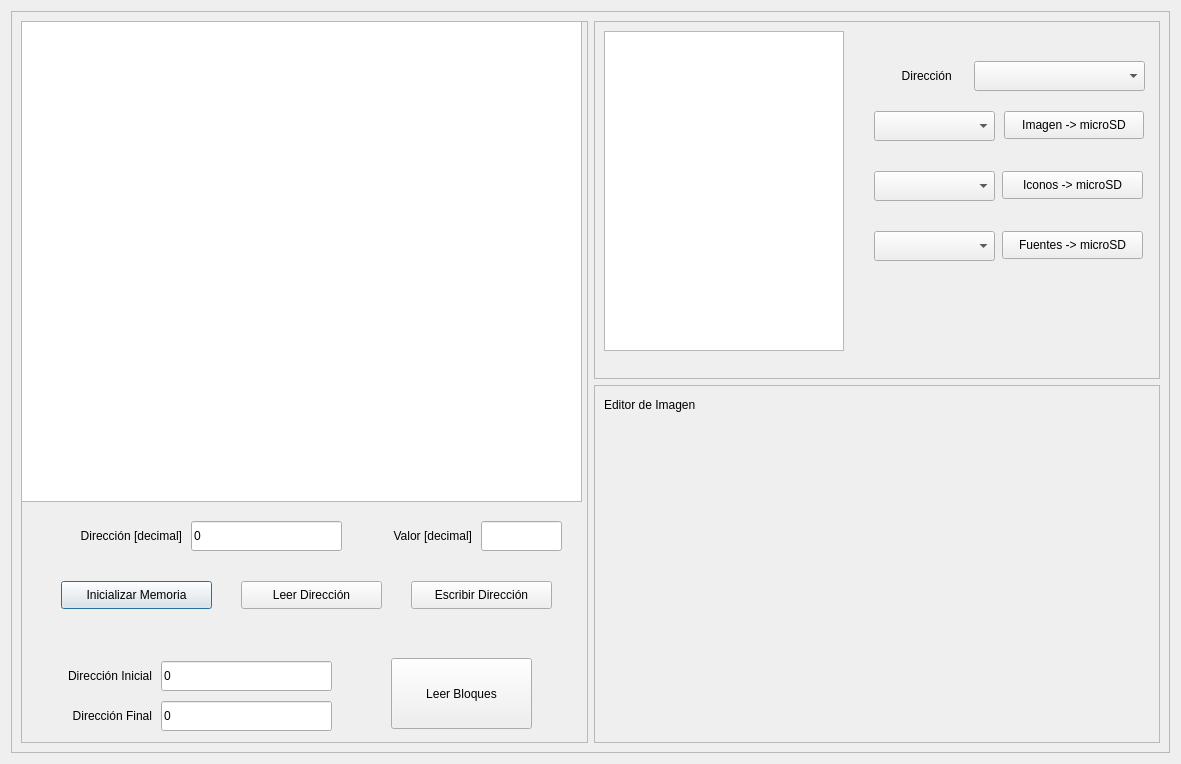
<?xml version="1.0" encoding="UTF-8"?>
<ui version="4.0">
 <class>memoriaSD</class>
 <widget class="QDialog" name="memoriaSD">
  <property name="geometry">
   <rect>
    <x>0</x>
    <y>0</y>
    <width>1181</width>
    <height>764</height>
   </rect>
  </property>
  <property name="windowTitle">
   <string>Lector de Memoria SD</string>
  </property>
  <property name="inputMethodHints">
   <set>Qt::ImhNone</set>
  </property>
  <layout class="QGridLayout" name="gridLayout">
   <item row="1" column="1">
    <widget class="QScrollArea" name="scrollArea">
     <property name="widgetResizable">
      <bool>true</bool>
     </property>
     <widget class="QWidget" name="scrollAreaWidgetContents">
      <property name="geometry">
       <rect>
        <x>0</x>
        <y>0</y>
        <width>1161</width>
        <height>744</height>
       </rect>
      </property>
      <layout class="QGridLayout" name="gridLayout_3">
       <item row="1" column="0" rowspan="2" colspan="2">
        <widget class="QFrame" name="frame_2">
         <property name="frameShape">
          <enum>QFrame::StyledPanel</enum>
         </property>
         <property name="frameShadow">
          <enum>QFrame::Raised</enum>
         </property>
         <widget class="QTextBrowser" name="textBrowser">
          <property name="geometry">
           <rect>
            <x>0</x>
            <y>0</y>
            <width>561</width>
            <height>481</height>
           </rect>
          </property>
         </widget>
         <widget class="QLabel" name="label">
          <property name="geometry">
           <rect>
            <x>20</x>
            <y>500</y>
            <width>141</width>
            <height>30</height>
           </rect>
          </property>
          <property name="text">
           <string>Dirección [decimal]</string>
          </property>
          <property name="alignment">
           <set>Qt::AlignRight|Qt::AlignTrailing|Qt::AlignVCenter</set>
          </property>
          <property name="margin">
           <number>3</number>
          </property>
          <property name="indent">
           <number>-1</number>
          </property>
         </widget>
         <widget class="QLineEdit" name="lineEdit">
          <property name="geometry">
           <rect>
            <x>170</x>
            <y>500</y>
            <width>151</width>
            <height>30</height>
           </rect>
          </property>
          <property name="text">
           <string>0</string>
          </property>
         </widget>
         <widget class="QLabel" name="label_4">
          <property name="geometry">
           <rect>
            <x>20</x>
            <y>640</y>
            <width>111</width>
            <height>30</height>
           </rect>
          </property>
          <property name="sizePolicy">
           <sizepolicy hsizetype="Expanding" vsizetype="Preferred">
            <horstretch>0</horstretch>
            <verstretch>0</verstretch>
           </sizepolicy>
          </property>
          <property name="text">
           <string>Dirección Inicial</string>
          </property>
          <property name="alignment">
           <set>Qt::AlignRight|Qt::AlignTrailing|Qt::AlignVCenter</set>
          </property>
          <property name="margin">
           <number>3</number>
          </property>
         </widget>
         <widget class="QLineEdit" name="lineEdit_4">
          <property name="geometry">
           <rect>
            <x>140</x>
            <y>640</y>
            <width>171</width>
            <height>30</height>
           </rect>
          </property>
          <property name="text">
           <string>0</string>
          </property>
         </widget>
         <widget class="QLabel" name="label_3">
          <property name="geometry">
           <rect>
            <x>320</x>
            <y>500</y>
            <width>131</width>
            <height>30</height>
           </rect>
          </property>
          <property name="text">
           <string>Valor [decimal]</string>
          </property>
          <property name="alignment">
           <set>Qt::AlignRight|Qt::AlignTrailing|Qt::AlignVCenter</set>
          </property>
          <property name="margin">
           <number>3</number>
          </property>
         </widget>
         <widget class="QLineEdit" name="lineEdit_3">
          <property name="geometry">
           <rect>
            <x>460</x>
            <y>500</y>
            <width>81</width>
            <height>30</height>
           </rect>
          </property>
         </widget>
         <widget class="QLabel" name="label_5">
          <property name="geometry">
           <rect>
            <x>10</x>
            <y>680</y>
            <width>121</width>
            <height>30</height>
           </rect>
          </property>
          <property name="text">
           <string>Dirección Final</string>
          </property>
          <property name="alignment">
           <set>Qt::AlignRight|Qt::AlignTrailing|Qt::AlignVCenter</set>
          </property>
          <property name="margin">
           <number>3</number>
          </property>
         </widget>
         <widget class="QLineEdit" name="lineEdit_5">
          <property name="geometry">
           <rect>
            <x>140</x>
            <y>680</y>
            <width>171</width>
            <height>30</height>
           </rect>
          </property>
          <property name="text">
           <string>0</string>
          </property>
         </widget>
         <widget class="QPushButton" name="pushButton">
          <property name="geometry">
           <rect>
            <x>40</x>
            <y>560</y>
            <width>151</width>
            <height>28</height>
           </rect>
          </property>
          <property name="text">
           <string>Inicializar Memoria</string>
          </property>
         </widget>
         <widget class="QPushButton" name="pushButton_3">
          <property name="geometry">
           <rect>
            <x>220</x>
            <y>560</y>
            <width>141</width>
            <height>28</height>
           </rect>
          </property>
          <property name="text">
           <string>Leer Dirección</string>
          </property>
         </widget>
         <widget class="QPushButton" name="pushButton_4">
          <property name="geometry">
           <rect>
            <x>390</x>
            <y>560</y>
            <width>141</width>
            <height>28</height>
           </rect>
          </property>
          <property name="text">
           <string>Escribir Dirección</string>
          </property>
         </widget>
         <widget class="QPushButton" name="pushButton_2">
          <property name="geometry">
           <rect>
            <x>370</x>
            <y>637</y>
            <width>141</width>
            <height>71</height>
           </rect>
          </property>
          <property name="text">
           <string>Leer Bloques</string>
          </property>
         </widget>
         <zorder>textBrowser</zorder>
         <zorder>label</zorder>
         <zorder>lineEdit</zorder>
         <zorder>label_4</zorder>
         <zorder>lineEdit_4</zorder>
         <zorder>pushButton</zorder>
         <zorder>pushButton_3</zorder>
         <zorder>lineEdit_4</zorder>
         <zorder>label_3</zorder>
         <zorder>lineEdit_3</zorder>
         <zorder>label_5</zorder>
         <zorder>lineEdit_5</zorder>
         <zorder>pushButton</zorder>
         <zorder>pushButton_3</zorder>
         <zorder>pushButton_4</zorder>
         <zorder>pushButton_2</zorder>
        </widget>
       </item>
       <item row="1" column="3" colspan="2">
        <widget class="QFrame" name="frame">
         <property name="frameShape">
          <enum>QFrame::StyledPanel</enum>
         </property>
         <property name="frameShadow">
          <enum>QFrame::Raised</enum>
         </property>
         <widget class="QComboBox" name="comboBox">
          <property name="geometry">
           <rect>
            <x>280</x>
            <y>90</y>
            <width>121</width>
            <height>30</height>
           </rect>
          </property>
         </widget>
         <widget class="QPushButton" name="pushButton_5">
          <property name="geometry">
           <rect>
            <x>410</x>
            <y>90</y>
            <width>140</width>
            <height>28</height>
           </rect>
          </property>
          <property name="text">
           <string>Imagen -&gt; microSD</string>
          </property>
         </widget>
         <widget class="QComboBox" name="comboBox_2">
          <property name="geometry">
           <rect>
            <x>280</x>
            <y>210</y>
            <width>121</width>
            <height>30</height>
           </rect>
          </property>
         </widget>
         <widget class="QPushButton" name="pushButton_6">
          <property name="geometry">
           <rect>
            <x>408</x>
            <y>210</y>
            <width>141</width>
            <height>28</height>
           </rect>
          </property>
          <property name="text">
           <string>Fuentes -&gt; microSD</string>
          </property>
         </widget>
         <widget class="QGraphicsView" name="graphicsView">
          <property name="geometry">
           <rect>
            <x>10</x>
            <y>10</y>
            <width>240</width>
            <height>320</height>
           </rect>
          </property>
         </widget>
         <widget class="QComboBox" name="comboBox_3">
          <property name="geometry">
           <rect>
            <x>380</x>
            <y>40</y>
            <width>171</width>
            <height>30</height>
           </rect>
          </property>
         </widget>
         <widget class="QLabel" name="label_6">
          <property name="geometry">
           <rect>
            <x>280</x>
            <y>40</y>
            <width>81</width>
            <height>30</height>
           </rect>
          </property>
          <property name="text">
           <string>Dirección </string>
          </property>
          <property name="alignment">
           <set>Qt::AlignRight|Qt::AlignTrailing|Qt::AlignVCenter</set>
          </property>
          <property name="margin">
           <number>3</number>
          </property>
         </widget>
         <widget class="QPushButton" name="pushButton_7">
          <property name="geometry">
           <rect>
            <x>408</x>
            <y>150</y>
            <width>141</width>
            <height>28</height>
           </rect>
          </property>
          <property name="text">
           <string>Iconos -&gt; microSD</string>
          </property>
         </widget>
         <widget class="QComboBox" name="comboBox_4">
          <property name="geometry">
           <rect>
            <x>280</x>
            <y>150</y>
            <width>121</width>
            <height>30</height>
           </rect>
          </property>
         </widget>
         <zorder>comboBox</zorder>
         <zorder>pushButton_5</zorder>
         <zorder>comboBox_2</zorder>
         <zorder>pushButton_6</zorder>
         <zorder>lineEdit_3</zorder>
         <zorder>graphicsView</zorder>
         <zorder>comboBox_3</zorder>
         <zorder>label_6</zorder>
         <zorder>pushButton_7</zorder>
         <zorder>comboBox_4</zorder>
        </widget>
       </item>
       <item row="2" column="3" colspan="2">
        <widget class="QFrame" name="frame_3">
         <property name="frameShape">
          <enum>QFrame::StyledPanel</enum>
         </property>
         <property name="frameShadow">
          <enum>QFrame::Raised</enum>
         </property>
         <widget class="QLabel" name="label_2">
          <property name="geometry">
           <rect>
            <x>10</x>
            <y>10</y>
            <width>121</width>
            <height>20</height>
           </rect>
          </property>
          <property name="text">
           <string>Editor de Imagen</string>
          </property>
         </widget>
        </widget>
       </item>
      </layout>
     </widget>
    </widget>
   </item>
  </layout>
 </widget>
 <resources/>
 <connections/>
</ui>
